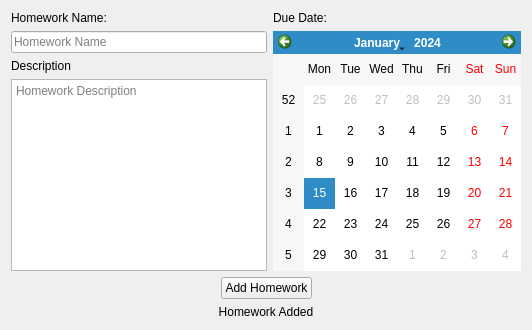
              <widget class="QWidget" name="tab_6">
               <attribute name="title">
                <string>Add Homework</string>
               </attribute>
               <layout class="QVBoxLayout" name="verticalLayout_60">
                <item>
                 <layout class="QHBoxLayout" name="horizontalLayout_42">
                  <item>
                   <layout class="QVBoxLayout" name="verticalLayout_69">
                    <item>
                     <widget class="QLabel" name="label_42">
                      <property name="text">
                       <string>Homework Name:</string>
                      </property>
                     </widget>
                    </item>
                    <item>
                     <widget class="QLineEdit" name="admin_homework_name_input">
                      <property name="placeholderText">
                       <string>Homework Name</string>
                      </property>
                     </widget>
                    </item>
                    <item>
                     <widget class="QLabel" name="label_3">
                      <property name="text">
                       <string>Description</string>
                      </property>
                     </widget>
                    </item>
                    <item>
                     <widget class="QTextEdit" name="admin_homework_description_input">
                      <property name="placeholderText">
                       <string>Homework Description</string>
                      </property>
                     </widget>
                    </item>
                   </layout>
                  </item>
                  <item>
                   <spacer name="horizontalSpacer_27">
                    <property name="orientation">
                     <enum>Qt::Horizontal</enum>
                    </property>
                    <property name="sizeHint" stdset="0">
                     <size>
                      <width>0</width>
                      <height>0</height>
                     </size>
                    </property>
                   </spacer>
                  </item>
                  <item>
                   <layout class="QVBoxLayout" name="verticalLayout_70">
                    <item>
                     <widget class="QLabel" name="label_43">
                      <property name="text">
                       <string>Due Date:</string>
                      </property>
                     </widget>
                    </item>
                    <item>
                     <widget class="QCalendarWidget" name="admin_due_date_calendar"/>
                    </item>
                   </layout>
                  </item>
                 </layout>
                </item>
                <item>
                 <layout class="QHBoxLayout" name="horizontalLayout_30">
                  <item>
                   <spacer name="horizontalSpacer_34">
                    <property name="orientation">
                     <enum>Qt::Horizontal</enum>
                    </property>
                    <property name="sizeHint" stdset="0">
                     <size>
                      <width>0</width>
                      <height>0</height>
                     </size>
                    </property>
                   </spacer>
                  </item>
                  <item>
                   <widget class="QPushButton" name="admin_add_homework_button">
                    <property name="text">
                     <string>Add Homework</string>
                    </property>
                   </widget>
                  </item>
                  <item>
                   <spacer name="horizontalSpacer_35">
                    <property name="orientation">
                     <enum>Qt::Horizontal</enum>
                    </property>
                    <property name="sizeHint" stdset="0">
                     <size>
                      <width>0</width>
                      <height>0</height>
                     </size>
                    </property>
                   </spacer>
                  </item>
                 </layout>
                </item>
                <item>
                 <widget class="QLabel" name="admin_add_homework_status_output">
                  <property name="text">
                   <string>Homework Added</string>
                  </property>
                  <property name="alignment">
                   <set>Qt::AlignCenter</set>
                  </property>
                 </widget>
                </item>
                <item>
                 <spacer name="verticalSpacer_4">
                  <property name="orientation">
                   <enum>Qt::Vertical</enum>
                  </property>
                  <property name="sizeHint" stdset="0">
                   <size>
                    <width>0</width>
                    <height>0</height>
                   </size>
                  </property>
                 </spacer>
                </item>
               </layout>
              </widget>
